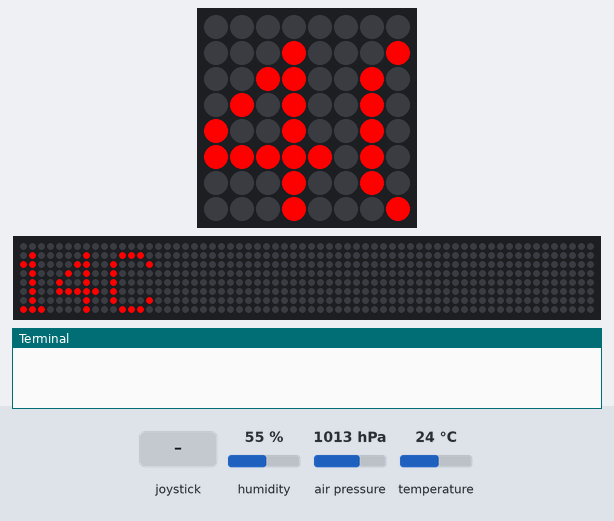
Bench run of a program on a simulated Raspberry Pi (BCM pin numbers) with a Sense HAT. Shown: the Sense HAT's 8×8 RGB LED matrix, a strip that is not on the board, showing the scrolling text unrolled, the last lines printed to the terminal. Inputs (shaded band) come from the test bench; at power-on: temperature 24 °C, air pressure 1013 hPa, humidity 55 %. The 64×8 strip is a reading aid, not a part: it shows the text the matrix is scrolling, unrolled, one strip-width of it at a time.

Above: at 1.28 s.
1.3 s: temperature set to 12 °C
At 2.69 s:
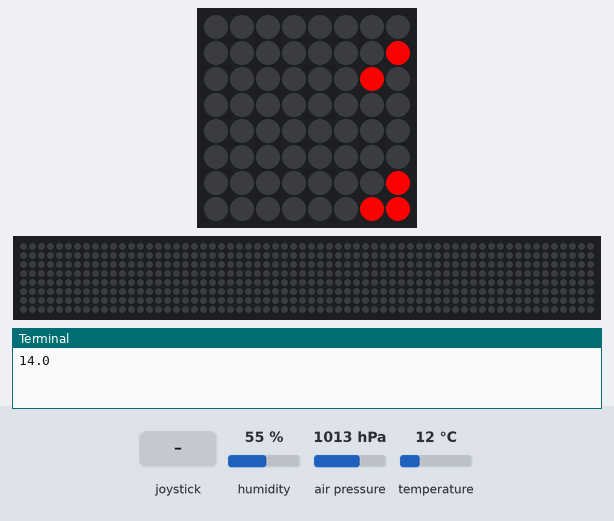
3.1 s: joystick pushed up
At 5.1 s:
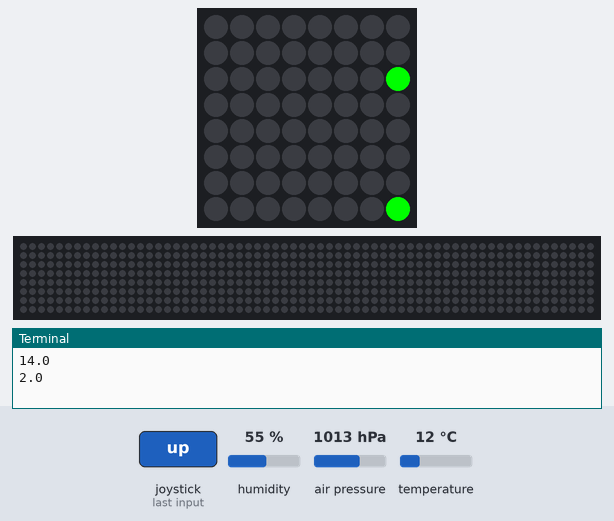
6.7 s: joystick pushed down
At 10.14 s:
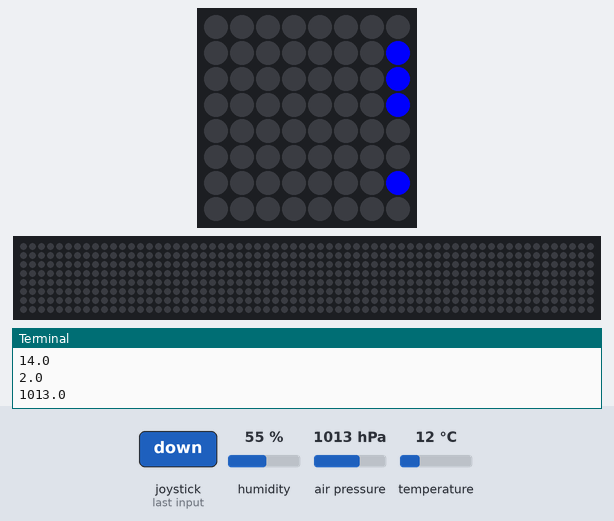
11.7 s: joystick pushed up
At 13.76 s:
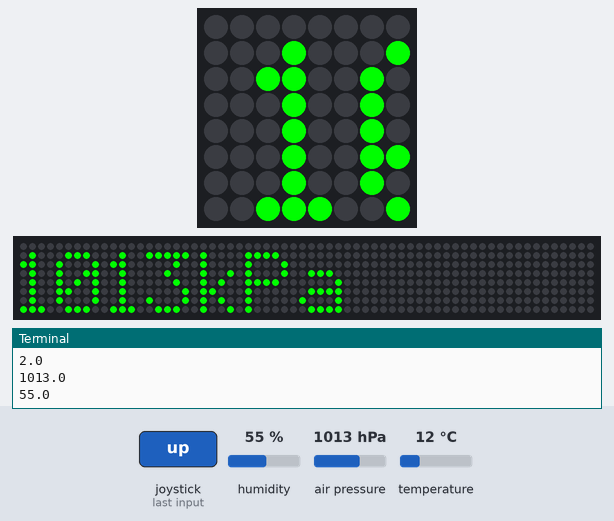
18.4 s: air pressure set to 952 hPa
At 22.32 s:
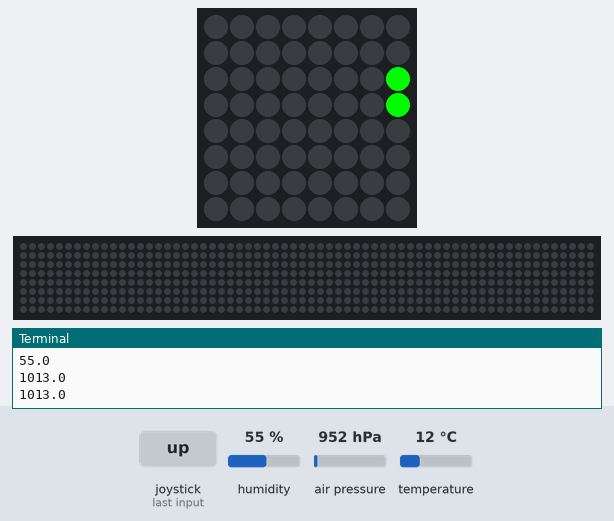
23.7 s: joystick pushed down
At 27.66 s:
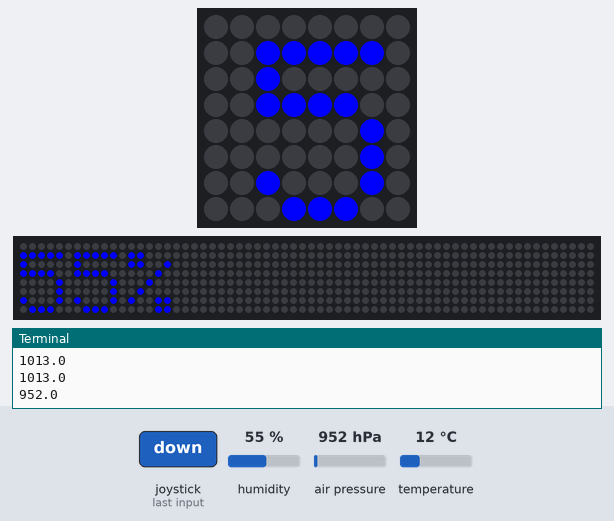

The program:

sense10.py
```python
# Show environmental sensor readings selected with Joystick

from sense_hat import SenseHat
from time import sleep
sense = SenseHat()

# Create RGB colours
red = (255,0,0)
blue = (0,0,255)
green = (0,255,0)
white = (255,255,255)

# Function returning calibrated value
def calibrateValue(value, calibration_value=0):
    calibrated_value = value + calibration_value
    return calibrated_value

# Function returning value as string rounded to whole number
def formatValue(value, units=""):
    value = round(value)
    value_str = str(value) + units
    return value_str

# Function displaying temperature
def showTemperature():
    value = calibrateValue(sense.get_temperature(),-10)
    message = formatValue(value,"C")
    sense.show_message(message, text_colour=red)
    print(value)

# Function displaying pressure
def showPressure():
    value = sense.get_pressure()
    message = formatValue(value,"kPa")
    sense.show_message(message, text_colour=green)
    print(value)

# Function displaying humidity
def showHumidity():
    value = sense.get_humidity()
    message = formatValue(value,"%")
    sense.show_message(message, text_colour=blue)
    print(value)

# Function showing a sensor
def show(sensor):
    sensor()

# Default to showing temperature
sensor = showTemperature

# Loop checking joystick events
while True:
    show(sensor) # show sensor reading
    for event in sense.stick.get_events():
        # Check if the joystick was pressed
        if event.action == "pressed":
            # Check which direction
            if event.direction == "up":
                sensor = showPressure # Set to Pressure
            elif event.direction == "down":
                sensor = showHumidity # Set to Humidity
            elif event.direction == "left":
                sense.set_rotation(0)   # Rotate display
            elif event.direction == "right":
                sense.set_rotation(90) # Rotate display
            elif event.direction == "middle":
                sensor = showTemperature  # Set to Temperature

            # Wait a while
            sleep(0.5)
```
